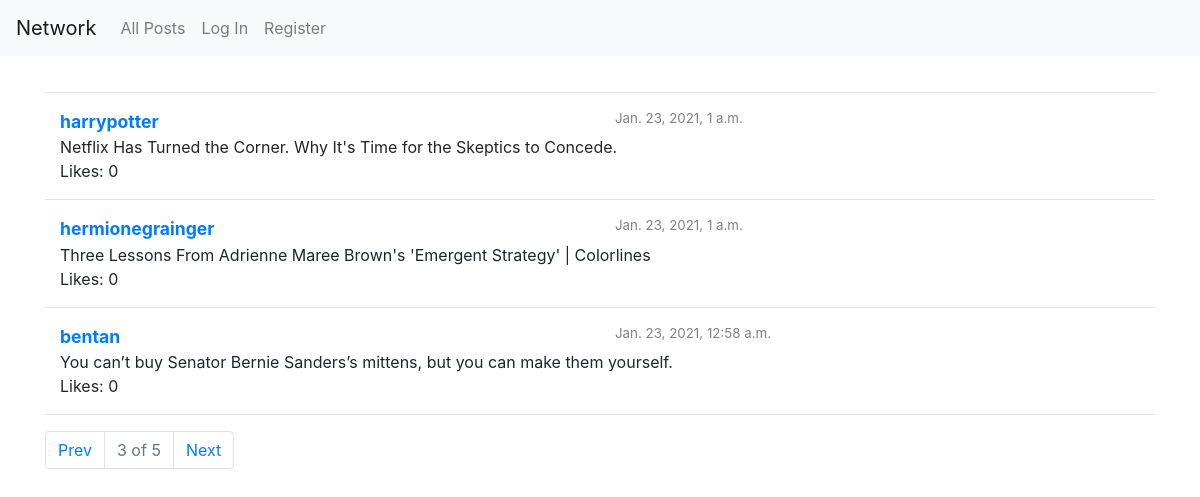
Page /?pg=3 on the committed database.
### network/models.py (models this page shows, shortened)
class Post(models.Model):
    user = models.ForeignKey(User, on_delete=models.CASCADE)
    post_content = models.TextField(max_length=280)
    likes = models.ManyToManyField(User, blank=True, related_name='user_likes')
    created_timestamp = models.DateTimeField(auto_now_add=True)
    edited_timestamp = models.DateTimeField(auto_now=True)

class User(AbstractUser):
    following = models.ManyToManyField('self', blank=True, related_name='followers', symmetrical=False)

### network/views.py (the view)
# urls.py: path("", views.index, name="index"),
def index(request):
    if request.method == 'POST' and request.user.is_authenticated:
        p = PostForm(request.POST)
        if p.is_valid():
            r = Post(user = request.user, post_content = p.cleaned_data['post_content'])
            r.save()
            return HttpResponseRedirect(reverse("index"))
    posts = Post.objects.order_by('-edited_timestamp')
    duration_dict = {}
    for post in posts:
        duration_dict[post.id] = duration(post.edited_timestamp)
    form = PostForm()
    p = paginate_post(posts, request.GET.get('pg'))
    return render(request, "network/index.html", {
        'form': form,
        'posts': p['posts_paginated'].page(p['pg']),
        'durations': duration_dict,
        'p': p,
    })

### network/helpers.py (called while the page is built)
def paginate_post(posts, pg):
    posts_paginated = Paginator(posts,3)
    if pg == None:
        pg = 1
    else:
        pg = int(pg)
    pg_prev = None
    pg_next = None
    if posts_paginated.page(pg).has_previous():
        pg_prev = pg - 1
    if posts_paginated.page(pg).has_next():
        pg_next = pg + 1
    return {
        'posts_paginated': posts_paginated,
        'pg': pg,
        'pg_prev': pg_prev,
        'pg_next': pg_next,
        'pg_index': f'{pg} of {posts_paginated.num_pages}',
    }

### network/templates/network/index.html (shortened to what this page needs)
{% extends "network/layout.html" %}
{% block body %}
    <div class="container">
        <div style="padding: 10px;"></div>
        <hr>
        {% for post in posts %}
            <div class="container">
                <div class="row">
                    <div class="col allPostUsername"><a href="{% url 'user' post.user.username %}">{{ post.user.username }}</a></div>
                    <div class="col allPostTimestamp">{{ post.edited_timestamp }}</div>
                </div>
                <div class="row" id="content_row{{post.id}}">
                    <div class="col" id="post{{post.id}}">{{ post.post_content }}</div>
                </div>
                <div class="row">
                    <div class="col">Likes: {{ post.likes.all.count}}</div>
                </div>
            </div>
            <hr>
        {% endfor %}
        {% if p.pg_prev or p.pg_next %}
            <nav aria-label="page navigation">
                <ul class="pagination">
                    <li class="page-item {% if not p.pg_prev %} disabled {% endif %}"><a class="page-link" href="?pg={{ p.pg_prev }}">Prev</a></li>
                    <li class="page-item disabled"><a class="page-link">{{ p.pg_index }}</a></li>
                    <li class="page-item {% if not p.pg_next %} disabled {% endif %}"><a class="page-link" href="?pg={{ p.pg_next }}">Next</a></li>
                </ul>
            </nav>
        {% endif %}
    </div>
{% endblock %}

### network/static/network/styles.css (style rules this page uses)
.allPostUsername { font-weight: bold; font-size: 1.1em; }
.allPostTimestamp { color: grey; font-size: smaller; }

### rows in the picture
Post: user.username "harrypotter", edited_timestamp "Jan. 23, 2021, 1 a.m.", post_content "Netflix Has Turned the Corner. Why It's Time for the Skeptics to Concede.", likes.all.count "0"
Post: user.username "hermionegrainger", edited_timestamp "Jan. 23, 2021, 1 a.m.", post_content "Three Lessons From Adrienne Maree Brown's 'Emergent Strategy' | Colorlines", likes.all.count "0"
Post: user.username "bentan", edited_timestamp "Jan. 23, 2021, 12:58 a.m.", post_content "You can’t buy Senator Bernie Sanders’s mittens, but you can make them yourself.", likes.all.count "0"

### other values in the picture
{{ p.pg_index }} "3 of 5"
